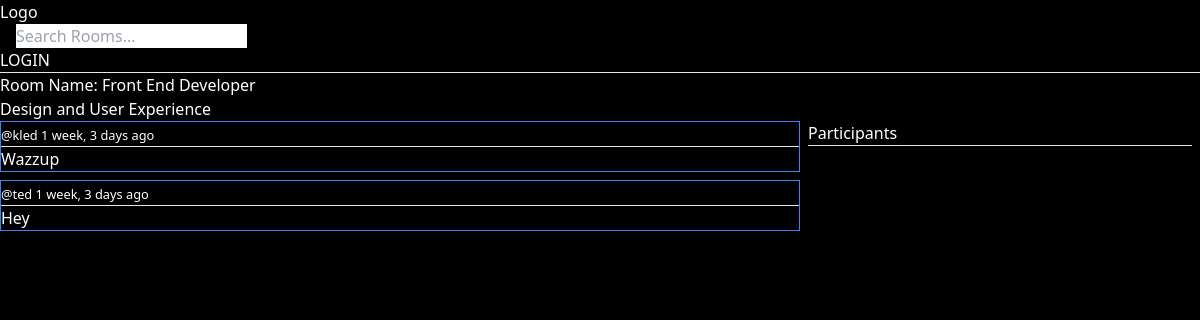
The page /room/2/ on the database as committed earlier.
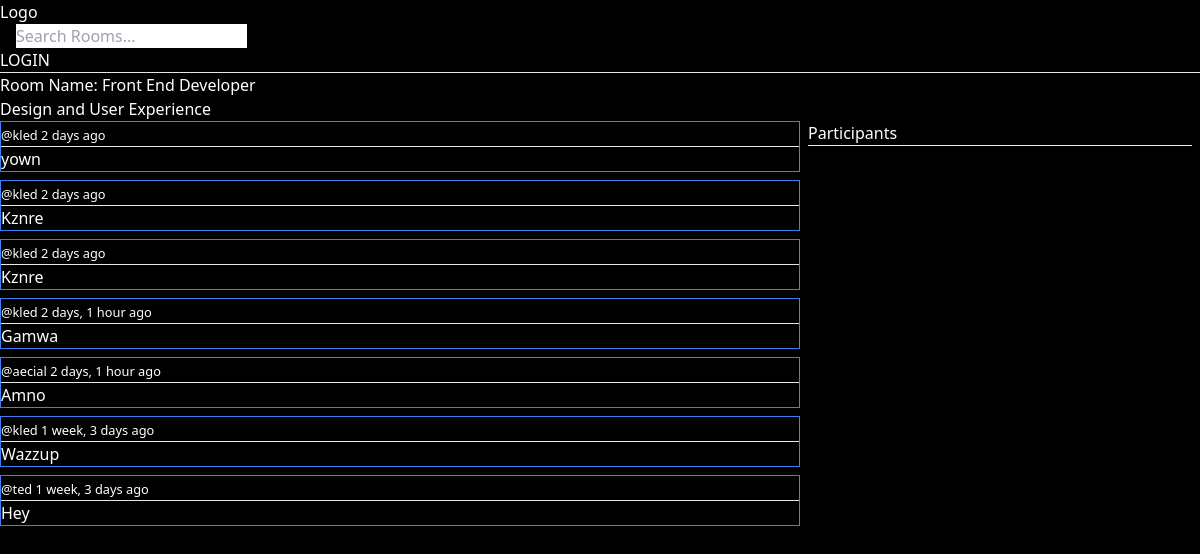
The same page on the database as committed later.
### base/models.py (models this page shows, shortened)
class Room(models.Model):
    host = models.ForeignKey(User, on_delete=models.SET_NULL, null=True)
    topic = models.ForeignKey(Topic, on_delete=models.SET_NULL, null=True)
    name = models.CharField(max_length=200)
    description = models.TextField(null=True, blank=True)
    participants = models.ManyToManyField(User, related_name='participants', blank=True)
    updated = models.DateTimeField(auto_now=True)
    created = models.DateTimeField(auto_now_add=True)
    class Meta:
        ordering = ['-updated', '-created']
    def __str__(self):
        return self.name

class Message(models.Model):
    user = models.ForeignKey(User, on_delete=models.CASCADE)
    room = models.ForeignKey(Room, on_delete=models.CASCADE)
    body = models.TextField()
    updated = models.DateTimeField(auto_now=True)
    created = models.DateTimeField(auto_now_add=True)
    class Meta:
        ordering = ['-updated', '-created']

### base/views.py (the view, shortened to what this page needs)
# urls.py: path('room/<str:pk>/', views.room, name='room'),
def room(request, pk):
    room = Room.objects.get(id=pk)
    room_messages = room.message_set.all().order_by('-created')
    participants = room.participants.all()
    context = {'information': room, 'room_messages': room_messages, 'participants': participants}
    return render(request, 'base/room.html', context)

### base/templates/base/room.html (shortened to what this page needs)
{% extends 'main.html'%} {% block content %} {% if information%}
<h1>Room Name: {{information}}</h1>
{{information.description}} {% else %}
<h1>Room</h1>
{% endif %}
<div class="grid grid-cols-3">
  <div class="col-span-2">
    {% for room_message in room_messages %}
    <div class="border border-blue-500 mb-2">
      <small
        >@{{room_message.user}} {{room_message.created|timesince}} ago</small
      >
      <hr />
      <p>{{room_message.body}}</p>
    </div>
    {% endfor %}
  </div>
  <div class="px-2">
    <h3>Participants</h3>
    <hr />
  </div>
</div>
{% endblock %}

### templates/main.html (shortened to what this page needs)
<!DOCTYPE html>
<html lang="en">
  <head>
    <script src="https://cdn.tailwindcss.com"></script>
  </head>
  <body class="bg-black text-white">
    <nav>{% include 'navbar.html' %}</nav>
     {% block content%} {%endblock%}
  </body>
</html>

### templates/navbar.html
<a href="/">
  <h1>Logo</h1>
</a>
<form action="" method="GET" action="{% url 'home' %}" class="text-black mx-4">
  <input type="text" name="q" id="q" placeholder="Search Rooms..." />
</form>
{% if request.user.is_authenticated %}
<p>Hello {{request.user}}</p>
<a href="{% url 'logout' %}">LOGOUT</a>
{% else %}
<a href="{% url 'login' %}">LOGIN</a>
{% endif %}
<hr />

Rows that differ between the two databases and show on the page:
added Message: user "kled", created "2 days", body "yown"
added Message: user "kled", created "2 days", body "Kznre"
added Message: user "kled", created "2 days", body "Kznre"
added Message: user "kled", created "2 days, 1 hour", body "Gamwa"
added Message: user "aecial", created "2 days, 1 hour", body "Amno"
